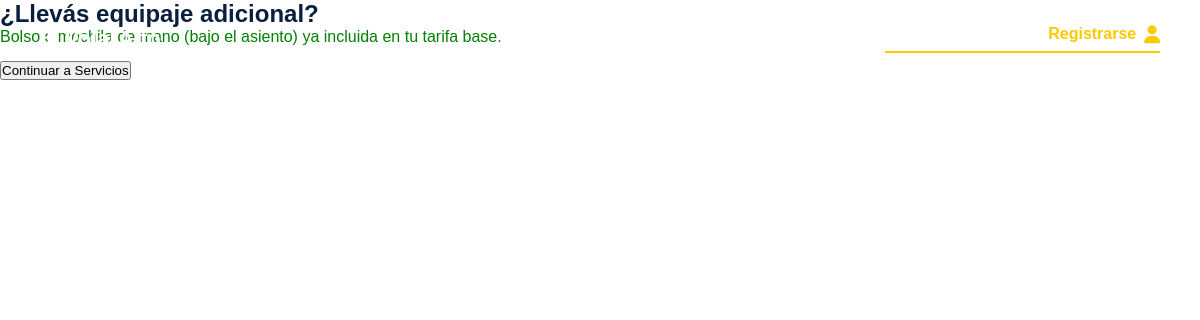
The app's page /consultas/proceso_compra/equipaje.php, older data.
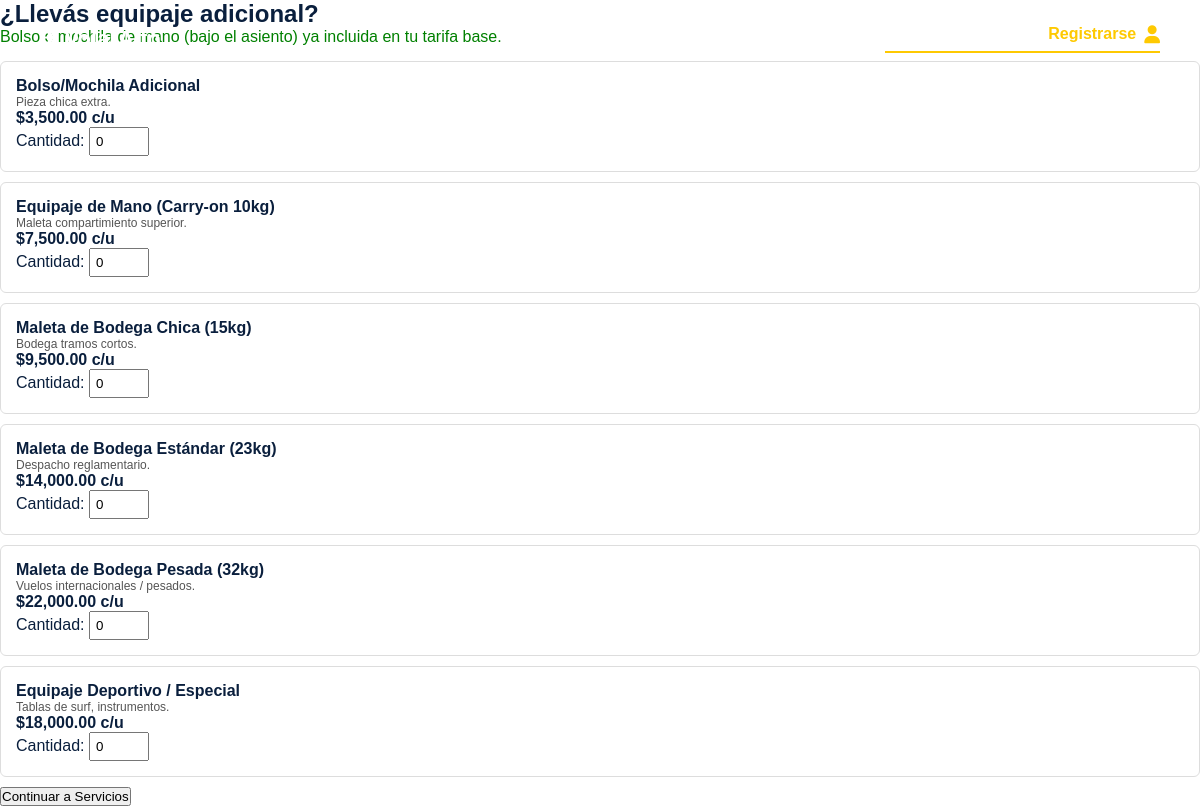
The same page, newer data.
### tables this page shows
CREATE TABLE `tipos_equipaje` (
  `id_tipo_equipaje` int(11) NOT NULL,
  `nombre_tipo` varchar(50) NOT NULL,
  `descripcion` text DEFAULT NULL,
  `precio_unitario` decimal(10,2) NOT NULL
);

### consultas/proceso_compra/equipaje.php (the view, shortened to what this page needs)
<?php
require_once '../../config/conexion.php';
$equipajes_disponibles = $pdo->query("SELECT id_tipo_equipaje, nombre_tipo, descripcion, precio_unitario FROM tipos_equipaje")->fetchAll(PDO::FETCH_ASSOC);
include_once '../../includes/header.php';
?>
<form action="servicios.php" method="POST">
    <div class="booking-layout">
        <div class="main-content">
            <div class="card">
                <h2>¿Llevás equipaje adicional?</h2>
                <p style="color:green; margin-bottom:15px;">Bolso o mochila de mano (bajo el asiento) ya incluida en tu tarifa base.</p>
                <div class="grid-equipaje">
                    <?php foreach($equipajes_disponibles as $e): ?>
                        <div class="equipaje-card" style="border: 1px solid #ddd; padding: 15px; margin-bottom: 10px; border-radius: 6px;">
                            <h4><?=$e['nombre_tipo']?></h4>
                            <p style="font-size: 12px; color: #555;"><?=$e['descripcion']?></p>
                            <p><strong>$<?=number_format($e['precio_unitario'], 2)?> c/u</strong></p>
                            <label>Cantidad:
                                <input type="number" name="equipaje[<?=$e['id_tipo_equipaje']?>]" value="0" min="0" max="5" style="width: 60px; padding: 5px;">
                            </label>
                        </div>
                    <?php endforeach; ?>
                </div>
            </div>
            <button type="submit" class="btn-next">Continuar a Servicios</button>
        </div>
    </div>
</form>
</body>
</html>

Row changes from the older to the newer data that the page shows:
added tipos_equipaje: nombre_tipo "Bolso/Mochila Adicional", descripcion "Pieza chica extra.", precio_unitario "3,500.00"
added tipos_equipaje: nombre_tipo "Equipaje de Mano (Carry-on 10kg)", descripcion "Maleta compartimiento superior.", precio_unitario "7,500.00"
added tipos_equipaje: nombre_tipo "Maleta de Bodega Chica (15kg)", descripcion "Bodega tramos cortos.", precio_unitario "9,500.00"
added tipos_equipaje: nombre_tipo "Maleta de Bodega Estándar (23kg)", descripcion "Despacho reglamentario.", precio_unitario "14,000.00"
added tipos_equipaje: nombre_tipo "Maleta de Bodega Pesada (32kg)", descripcion "Vuelos internacionales / pesados.", precio_unitario "22,000.00"
added tipos_equipaje: nombre_tipo "Equipaje Deportivo / Especial", descripcion "Tablas de surf, instrumentos.", precio_unitario "18,000.00"
